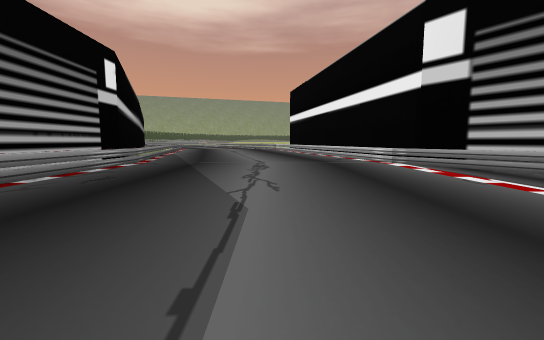
View 1 (above)

24 first-person views from a walk through a Unity game level. The camera is 1.4 m above the floor, tilts 6° down and sees 90° across. The floor is counted in squares, 2 m on a side. Each view is taken from the middle of a square. On the plan, view 1 faces up. The plan holds only what a view shows up to about 9 squares ahead; the rest is blank. The place goes on beyond the plan. The player character is not drawn. Some animated figures are not drawn.

View 2
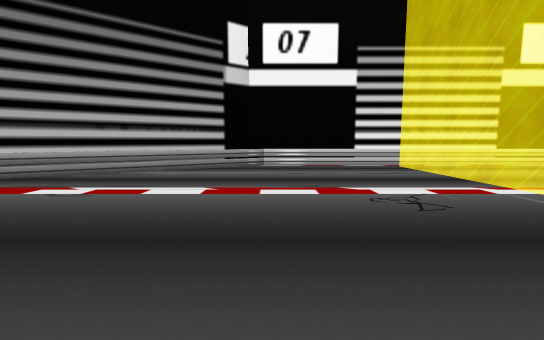

View 3
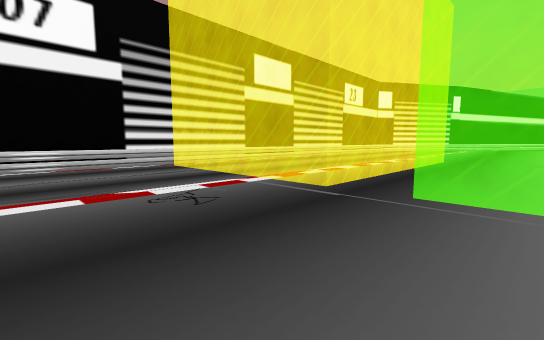

View 4
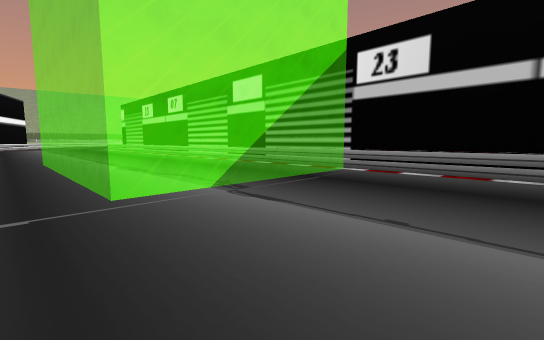

View 5
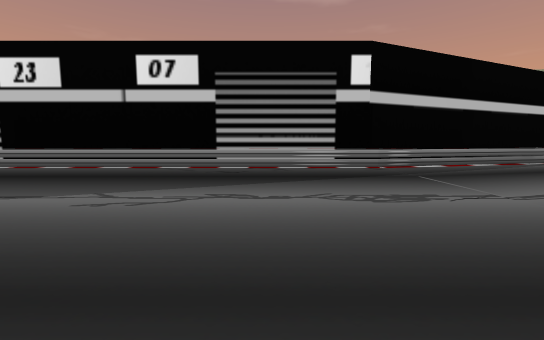

View 6
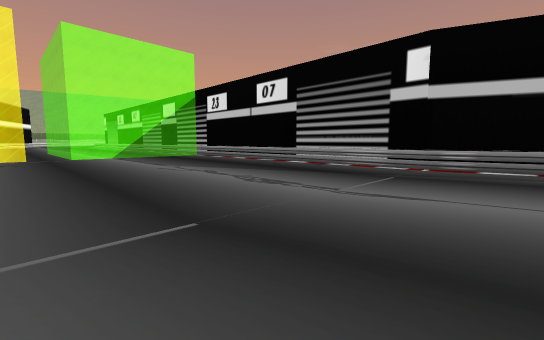

View 7
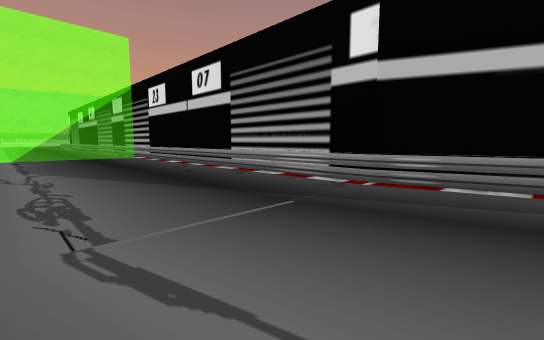

View 8
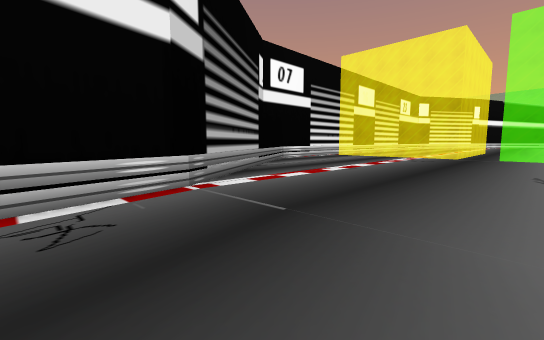

View 9
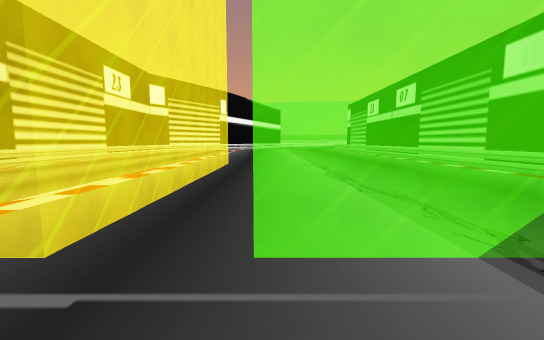

View 10
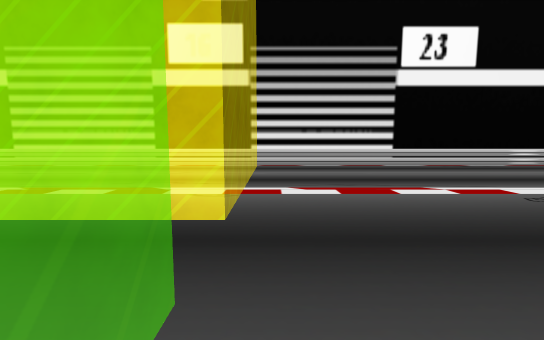

View 11
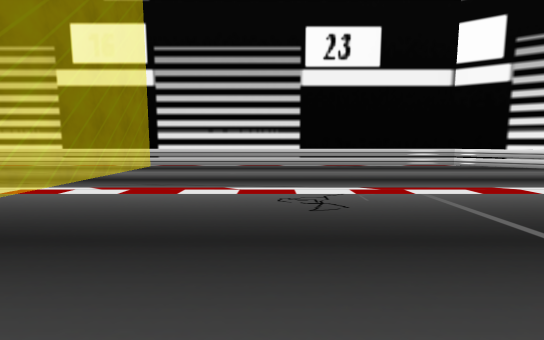

View 12
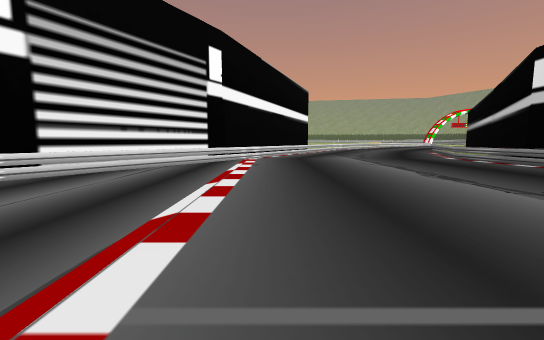

View 13
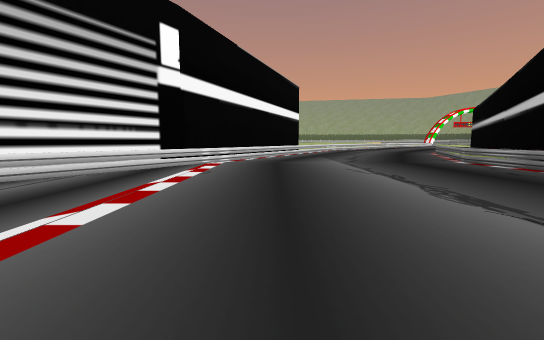

View 14
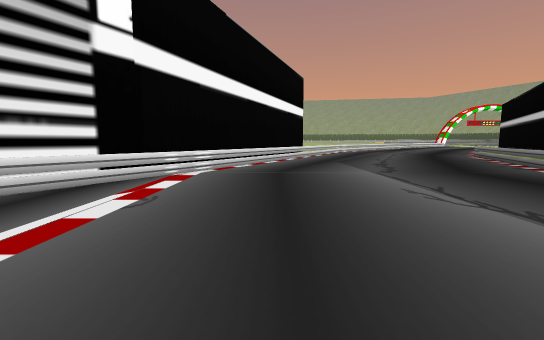

View 15
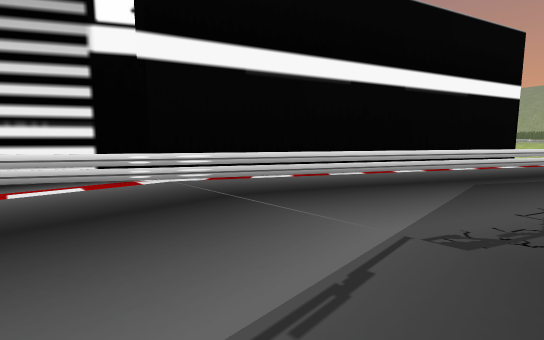

View 16
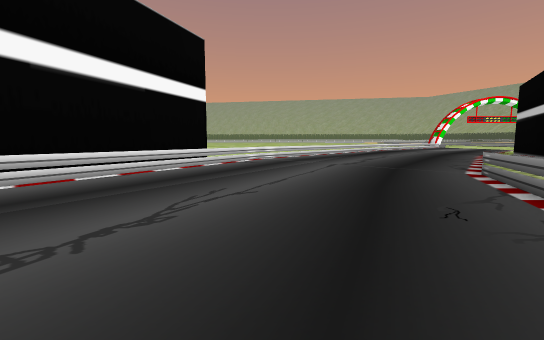

View 17
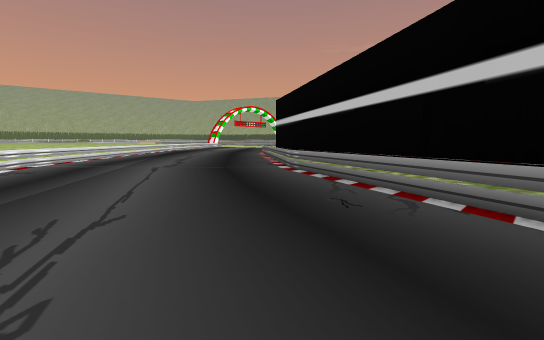

View 18
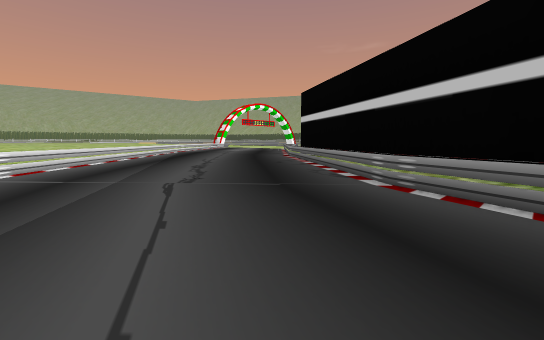

View 19
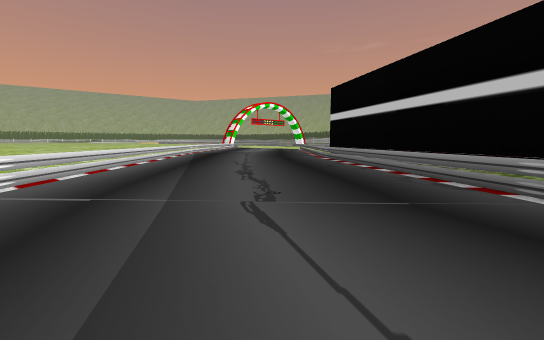

View 20
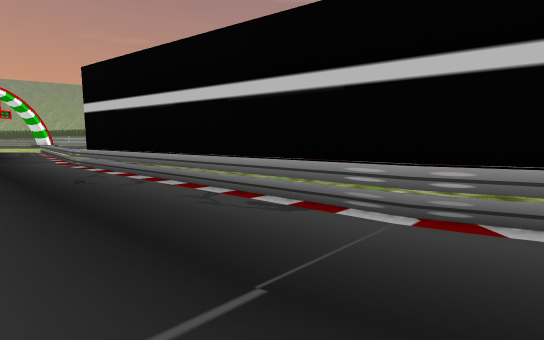

View 21
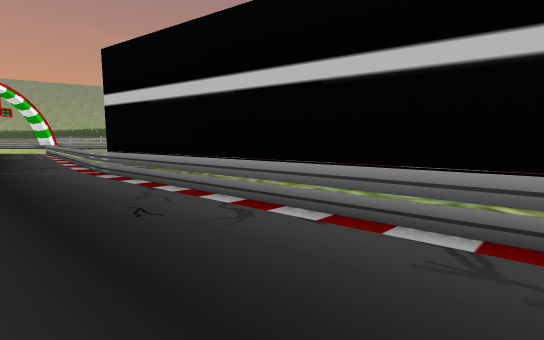

View 22
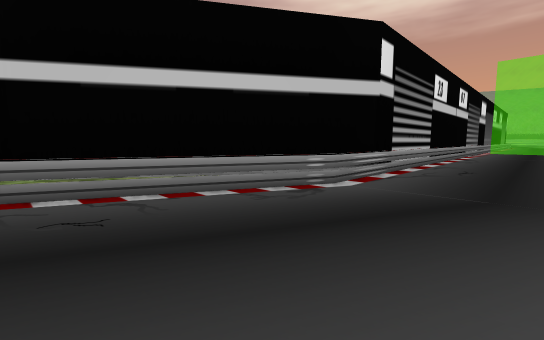

View 23
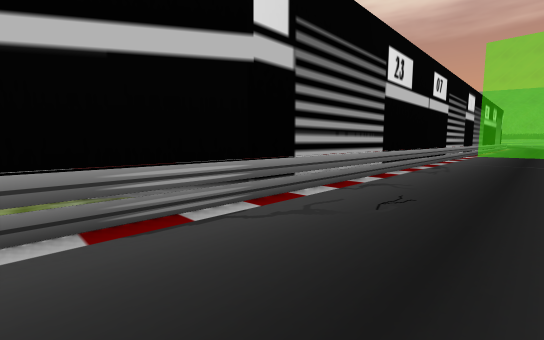

View 24
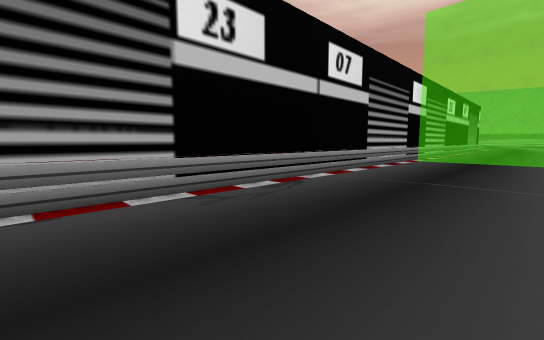

### Floor plan
Key: @ floor where view 1 was taken; # wall or solid block; . floor; = window, fence, low wall or low ledge.
Columns run from 15 left of view 1 to 9 right of it. Each row starts with its distance up from view 1.
 11          #=........#
 10          ##........##
  9           #........=#
  8           #.........##
  7           #.........=#
  6           #..........##
  5           #...........##
  4           #...........=#
  3           #............##
  2           #............=#
  1           #............=#
  0           #....@.......=#
 -1           #............=#
 -2           #======.======#
 -3           #======.======#
 -4           #======.======#
 -5           #======.======#
 -6           #======.======#
 -7           #======.======#
 -8           #======.======#
 -9           #............=#
-10           #............=#
-11           #.... .......=#
-12           #............=#
-13           #.... .......=#
-14           #.... .......=#
-15           #.... .......=#
-16           #............=#
-17           #............=#
-18           #............##
-19           #...........=#
-20           #...........##
-21           #..........=#
-22          ##.........=##
-23          # .........##
-24         ## ........=#
-25        ## =........##
-26        #. ........=#
-27       ##.=.........#
-28       #..........=##
-29      ##.=........ #
-30     ##..=.......= #
-31     #..=........ #
-32    ##.=........= #
-33    #..=.......=  #
-34   ##.=........=
-35  ##.=........=
-36  #.=.........=
-37  #=.........=
-38 #.=.. .....=
-39 #=..   ...=#

Positions as (right, up) in squares from view 1, and headings:
1: (0, 0), facing up
2: (0, 2), facing right
3: (0, 2), facing down-right
4: (2, 2), facing down-left
5: (3, 6), facing left
6: (3, 11), facing down-left
7: (0, 11), facing down-left
8: (0, 11), facing down-right
9: (1, 0), facing down
10: (0, -9), facing right
11: (0, -12), facing right
12: (3, -13), facing down
13: (2, -15), facing down
14: (2, -18), facing down
15: (-1, -22), facing down-right
16: (-3, -25), facing down
17: (-2, -26), facing down-left
18: (-3, -29), facing down-left
19: (-3, -31), facing down-left
20: (-5, -32), facing left
21: (-7, -34), facing left
22: (-2, -28), facing up-left
23: (-2, -24), facing up-left
24: (-1, -19), facing up-left
